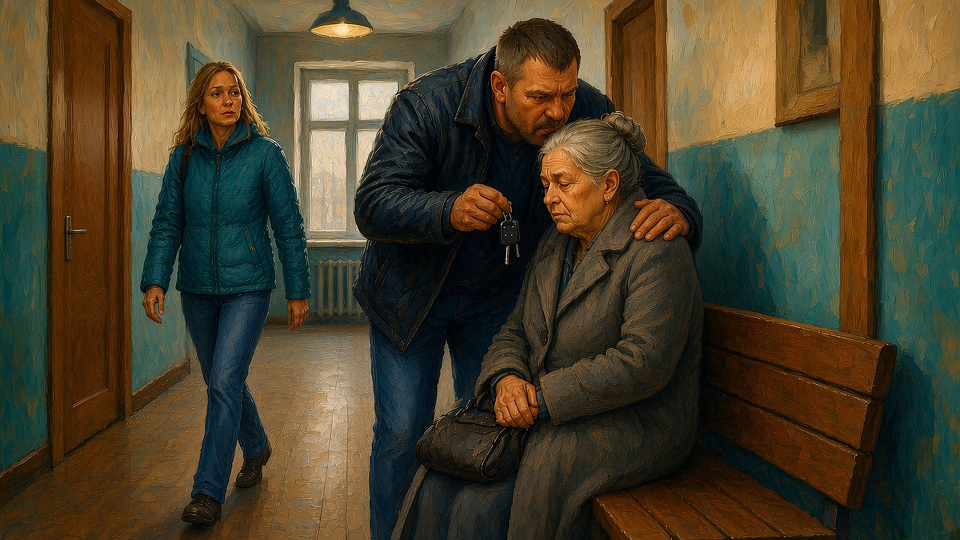
#> input picture style/teply_realizm/etalon_ill1_fix1.jpg, 1920 x 1080 px (shown at 1/2 size)
$ python style_metrics.py etalon_ill1_fix1.jpg
#> lines starting #> are read from the running program, lines starting #| are printed output that depends on the picture
import sys, numpy as np
from PIL import Image, ImageFilter
def stats(p):
#> called with p = 'etalon_ill1_fix1.jpg'
    im=Image.open(p).convert('RGB').resize((1280,720),Image.LANCZOS)
    a=np.asarray(im).astype(float); L=np.asarray(im.convert('L')).astype(float)
#> after `L = np.asarray(im.convert('L')).astype(float)`:
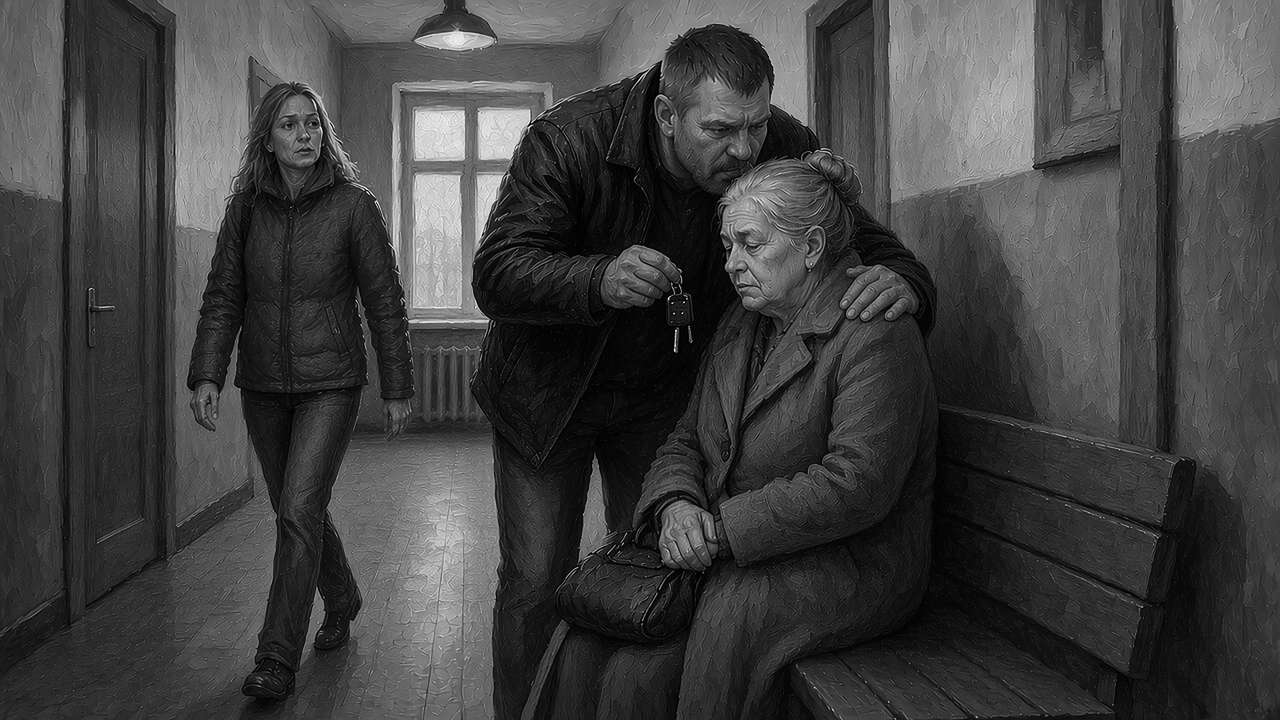
#> L: shape (720, 1280) float64; min 0, max 255, mean 64.7
    hsv=np.asarray(im.convert('HSV')).astype(float)
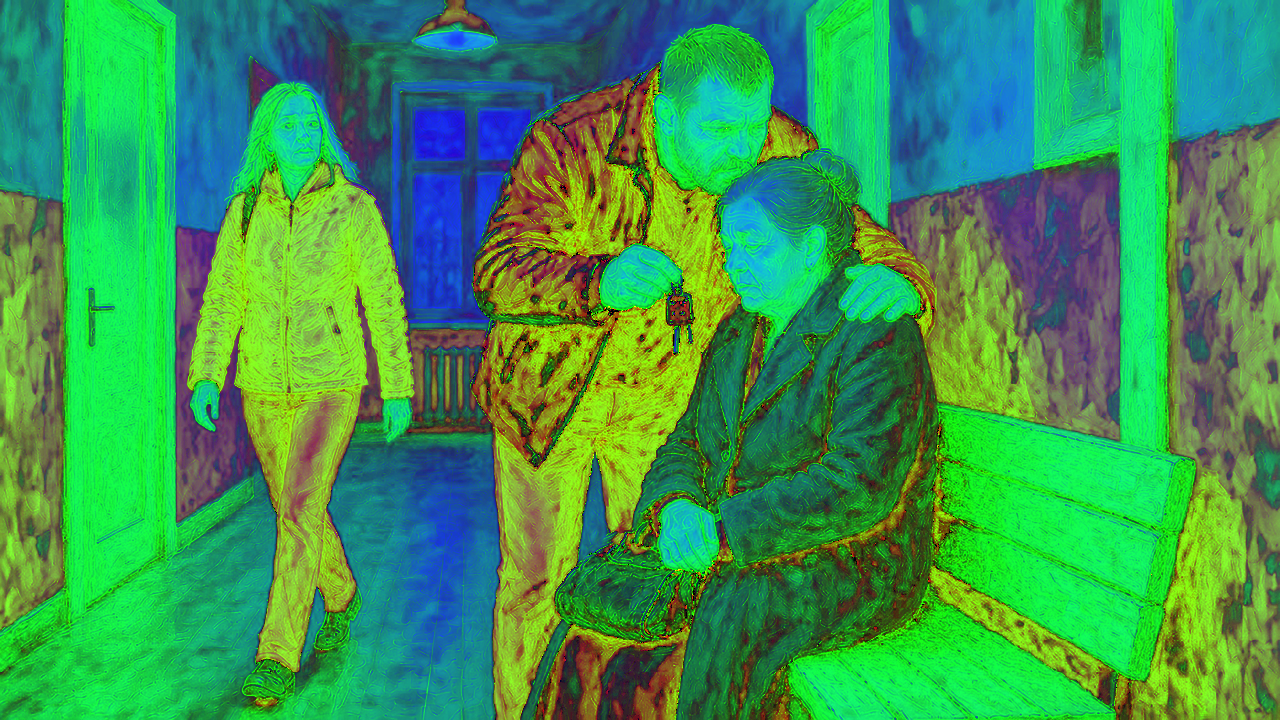
#> hsv: shape (720, 1280, 3) float64; mean R, G, B 59.4, 151.4, 82.5
    lap=np.asarray(im.convert('L').filter(ImageFilter.FIND_EDGES)).astype(float)
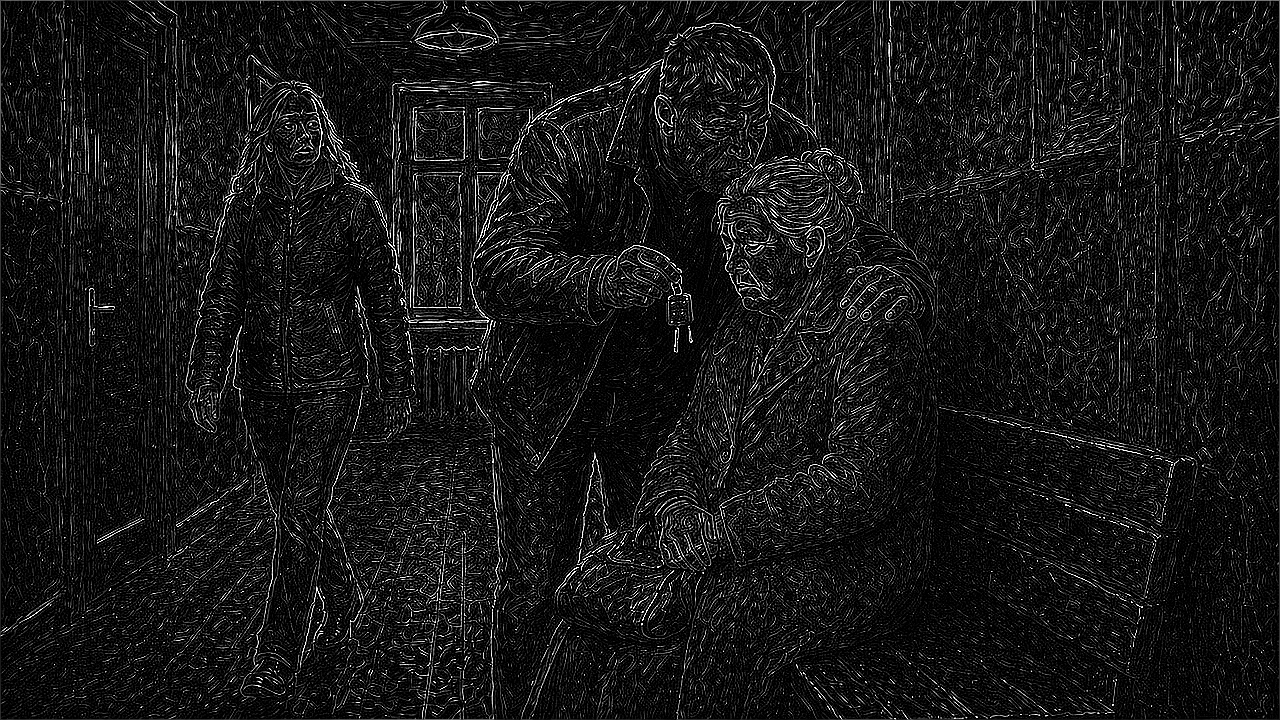
#> lap: shape (720, 1280) float64; min 0, max 255, mean 23.2
    r,g,b=a[...,0],a[...,1],a[...,2]
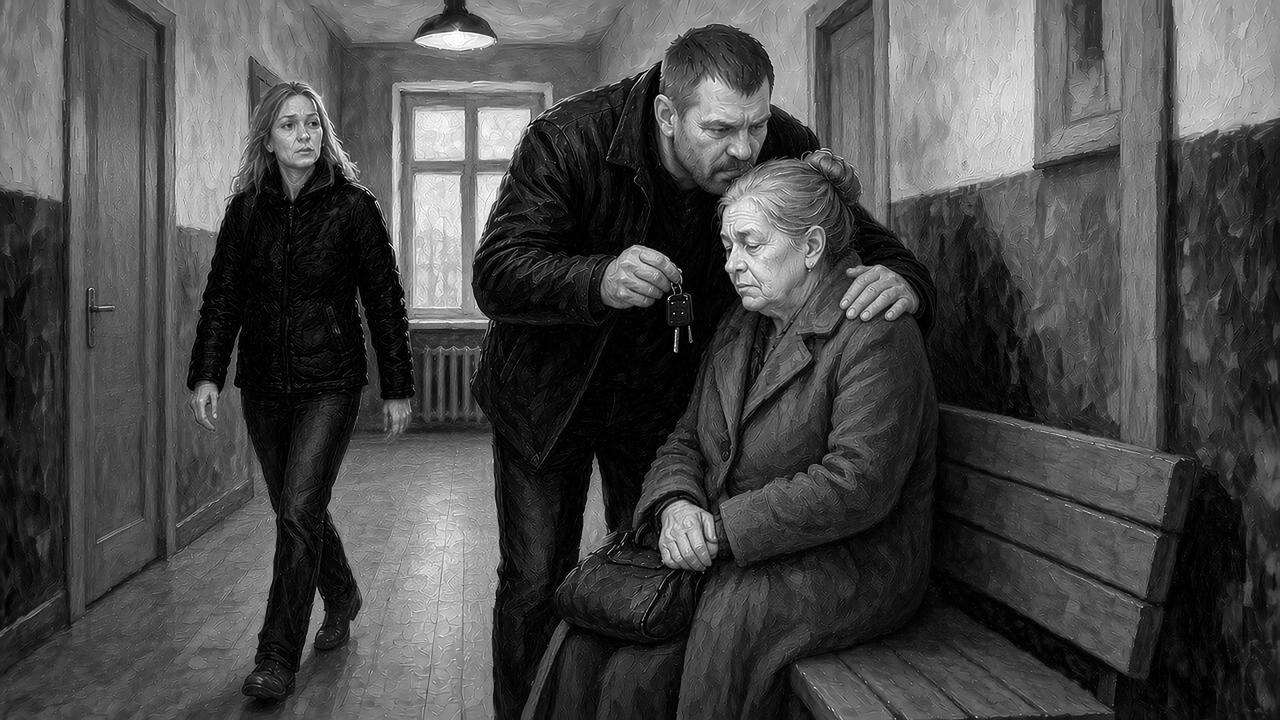
#> r: shape (720, 1280) float64; min 0, max 255, mean 73.3
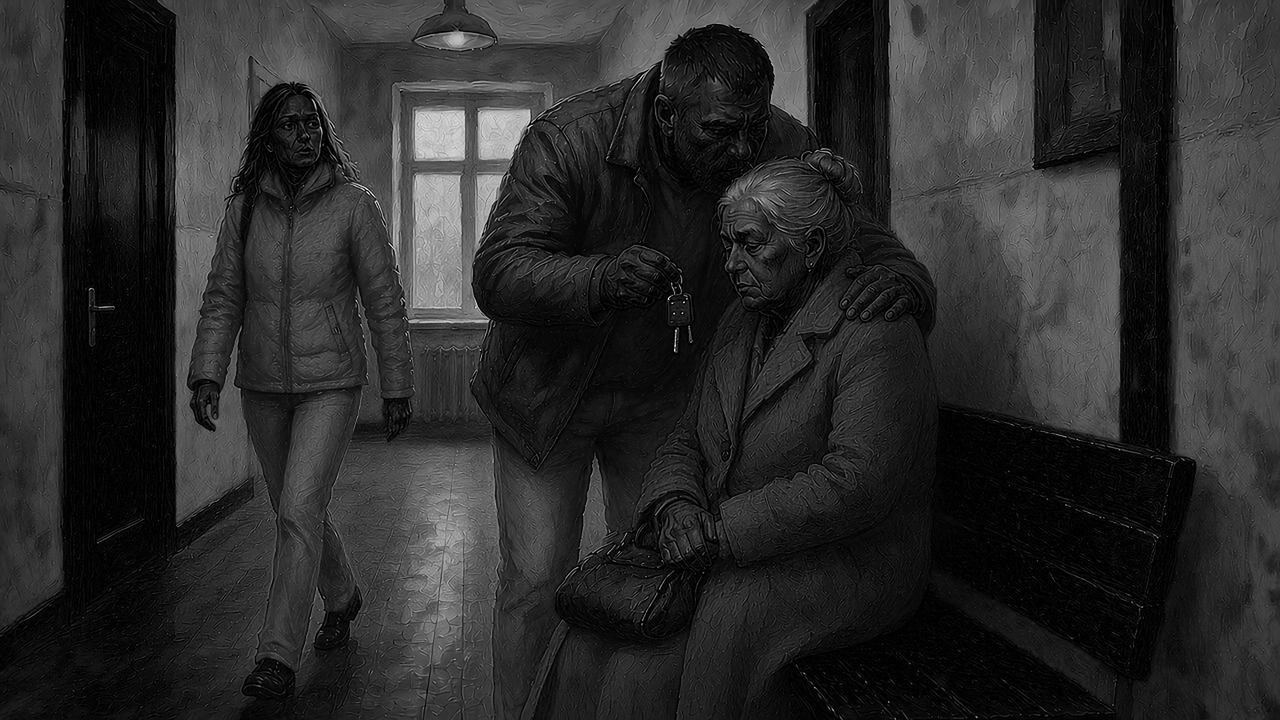
#> b: shape (720, 1280) float64; min 0, max 255, mean 43.3
    return dict(L=round(L.mean(),1),contrast=round(L.std(),1),S=round(hsv[...,1].mean()/255,2),
        warm=round((r>b+10).mean(),2),cold=round((b>r+10).mean(),2),texture=round(lap.mean(),1),RB=round((r-b).mean(),1))
for p in sys.argv[1:]: print(p.split('/')[-1], stats(p))
